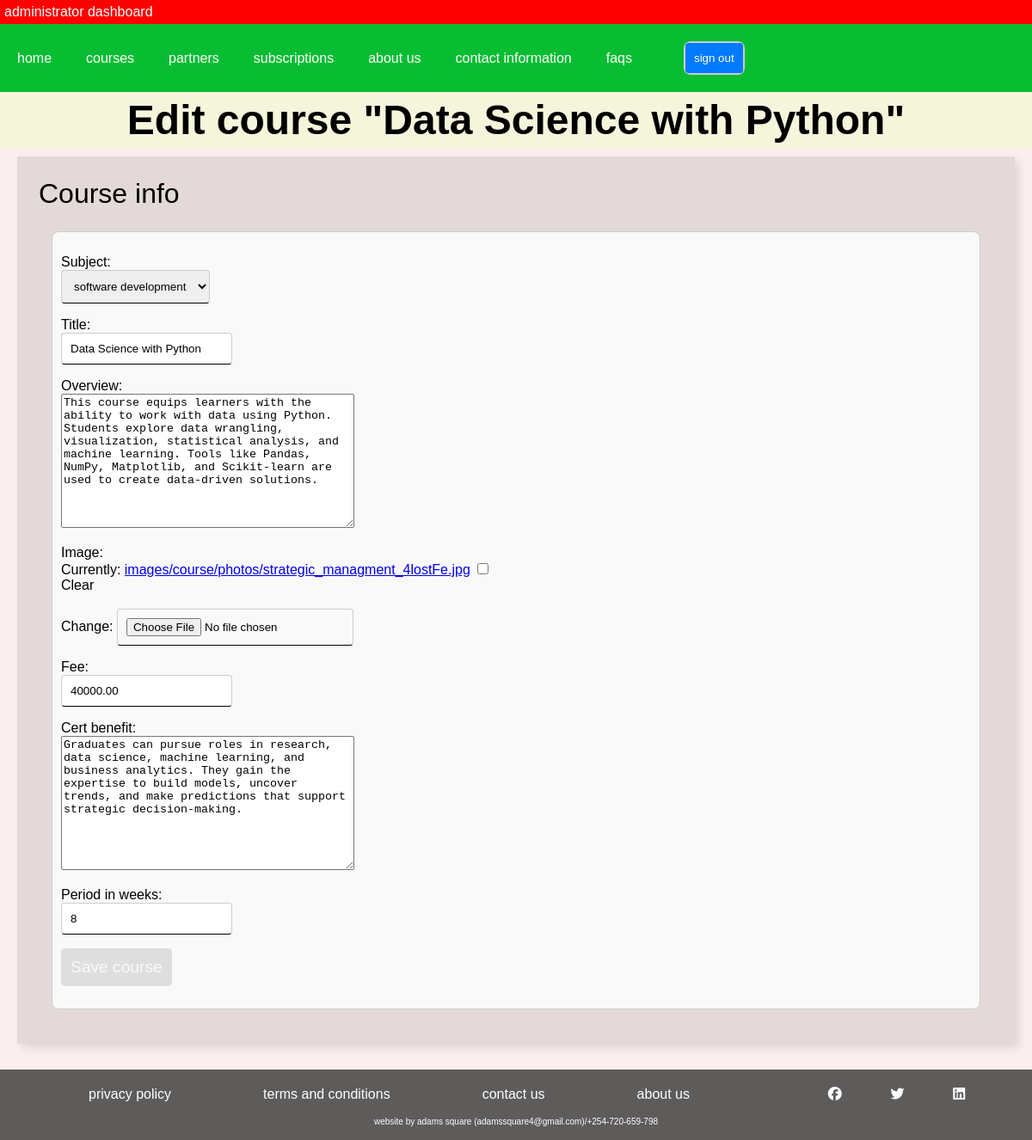
The page /40/edit/ (signed in) on the database its author committed.
### courses/models.py (models this page shows, shortened)
class Course(models.Model):
    owner = models.ForeignKey(
        settings.AUTH_USER_MODEL,
        related_name="courses_created",
        on_delete=models.CASCADE,
    )
    subject = models.ForeignKey(
        Subject, related_name="courses", on_delete=models.CASCADE
    )
    title = models.CharField(max_length=200)
    slug = models.SlugField(max_length=200, unique=True)
    overview = models.TextField()
    created = models.DateTimeField(auto_now_add=True)
    image = models.ImageField(upload_to="images/course/photos", blank=True, null=True)
    cert_benefit = models.TextField(blank=True, null=True)
    international_certification = models.BooleanField(default=False)
    period_in_weeks = models.IntegerField(blank=True, null=True)
    fee = models.DecimalField(max_digits=9, decimal_places=2, blank=True, null=True)
    class Meta:
        ordering = ["-created"]

class Subject(models.Model):
    title = models.CharField(max_length=200)
    slug = models.SlugField(max_length=200, unique=True)
    class Meta:
        ordering = ["title"]
    def __str__(self):
        return self.title

### courses/views.py (the view)
# urls.py: path("<pk>/edit/", views.CourseUpdateView.as_view(), name="course_edit"),
class CourseUpdateView(OwnerCourseEditmixin, UpdateView):
    permission_required = "courses.change_course"

### courses/templatetags/course.py (called while the page is built)
@register.filter(name="has_group")
def has_group(user, group_name):
    return user.groups.filter(name=group_name).exists()

### courses/views.py (called while the page is built)
    def get_queryset(self):
        qs = super().get_queryset()
        return qs.filter(owner=self.request.user)

### courses/templates/courses/manage/course/form.html (shortened to what this page needs)
{% extends "base.html" %}
{% load static %}
{% block content %}
<div class="mine_title">
   {% if object %}
     Edit course "{{ object.title }}"
   {% else %}
     Create a new course
   {% endif %}
</div>
<div class="module module_form">
  <div class="mine_hold_form">
    <div class="mine_c_title">Course info</div>
    <form id="course-form" method="post" enctype="multipart/form-data">
      {{ form.as_p }}
      <p><input id="submit-button" type="submit" value="Save course" class="button" style="background-color:black; opacity:.1" disabled></p>
    </form>
  </div>
</div>
{% endblock content %}

### staticfiles/courses/css/styles.css (style rules this page uses)
* { box-sizing: border-box; }
body { font-family: Arial, sans-serif; margin: 0; padding: 0; background-color: rgba(241, 200, 200, 0.295); }
.mine_title { font-size: 3em; display: flex; justify-content: center; align-items: center; font-weight: 900; padding: 5px; background-color: beige; }
.mine_c_title { padding: 5px; font-weight: 500; font-size: 2em; }
.module { margin-bottom: 20px; }
.mine_butt .button, .button { border: 1px solid black; text-align: center; text-decoration: none; padding: 10px; font-size: 1.2em; background-color: blue; color: white; }
.module_form { padding:10px 20px; width:100%; }
.module_form label { display: block; }
.mine_hold_form { padding: 20px; background-color: rgba(163, 161, 161, 0.274); box-shadow: 5px 5px 10px rgba(0, 0, 0, 0.1); }
.module_form input, .module_form select { padding: 10px; border-bottom: 1px double black; }
.module_form select> option { font-size: 1.2em; margin: 5px; font-weight: 200; padding: 5px; }
.student-details, .payment-details, .filter-form, .register_table, form { margin: 20px; padding: 10px; border: 1px solid #ccc; border-radius: 8px; background-color: #f9f9f9; }
.filter-form input, .filter-form select, .filter-form button, form input, form select, form button { flex: 1 1 150px; padding: 10px; border: 1px solid #ccc; border-radius: 4px; }

### rows shown on the page
Course: title "Data Science with Python", subject "software development", overview "This course equips learners with the ability to work with data using Python. Students explore data wrangling, visualization, statistical analysis, and machine learning. Tools like Pandas, NumPy, Matplotlib, and Scikit-learn are used to create data-driven solutions.", fee "40000.00", cert_benefit "Graduates can pursue roles in research, data science, machine learning, and business analytics. They gain the expertise to build models, uncover trends, and make predictions that support strategic decision-making.", period_in_weeks "8"
Subject: title "Data Science with Python"
